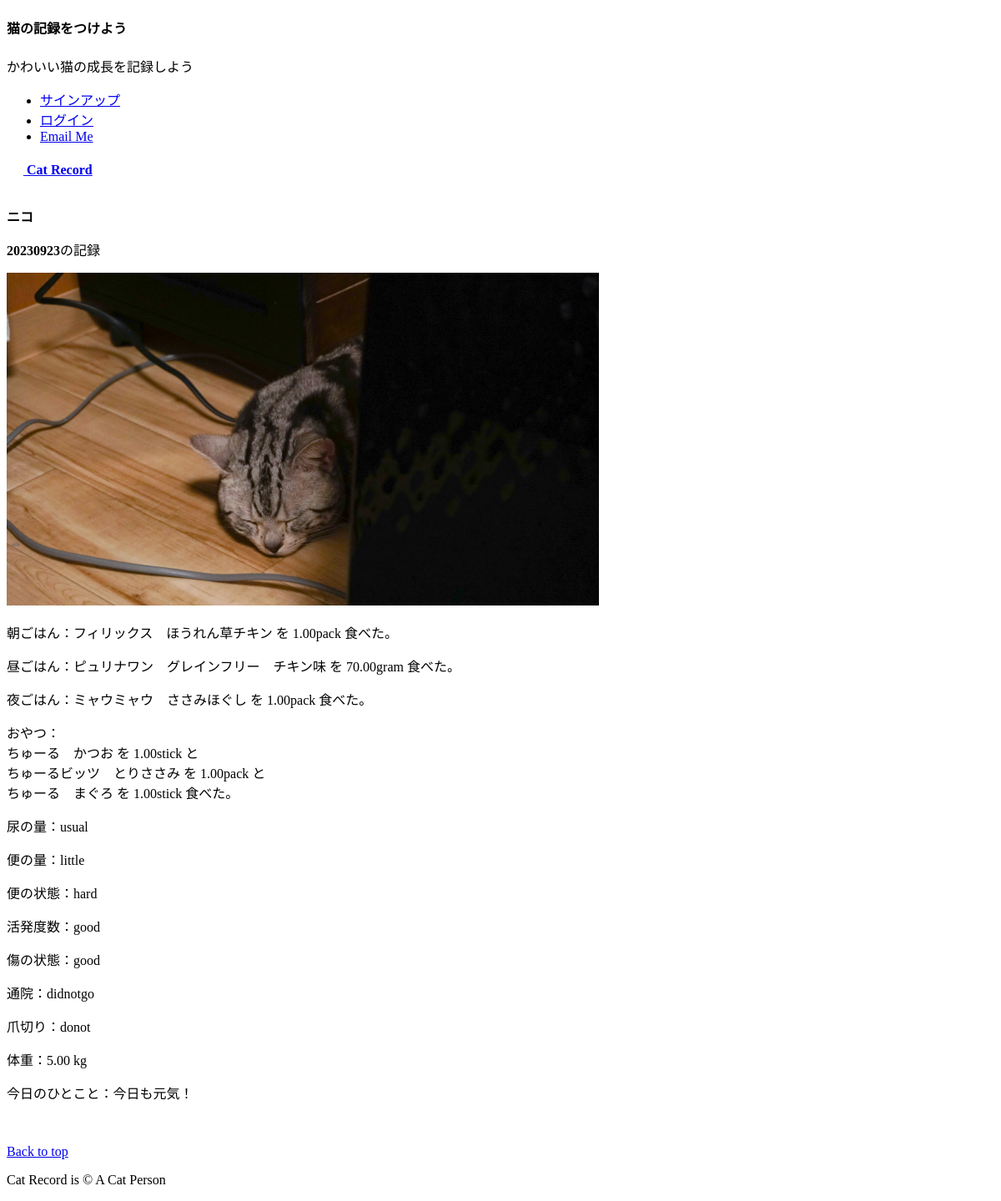
/record_detail/3, run on the app's committed database.
### record/models.py (models this page shows, shortened)
class ConditionRecord(models.Model):
    user=models.ForeignKey(
        CustomUser,
        verbose_name='ユーザー',
        on_delete=models.PROTECT
        )
    catname=models.ForeignKey(
        CatName,
        verbose_name='猫の名前',
        on_delete=models.PROTECT
        )
    UNIT=(('g','g'),
        ('袋', '袋'),
        ('本','本'),
        ('個','個'))
    AMOUNT=(('すごく多い','すごく多い'),
        ('多い','多い'),
        ('いつも通り','いつも通り'),
        ('少ない','少ない'),
        ('すごく少ない','すごく少ない'))
    SCONDITION=(('カチコチ','カチコチ'),
        ('カタ','カタ'),
        ('いつも通り','いつも通り'),
        ('ヤワ','ヤワ'),
        ('シャバシャバ','シャバシャバ'))
    CONDITION=(('すごく良い','すごく良い'),
        ('良い','良い'),
        ('変わらず','変わらず'),
        ('悪い','悪い'),
        ('すごく悪い','すごく悪い'))
    CLINIC=(('通院日','通院日'),
            ('通院なし','通院なし'))
    NAIL=(('爪を切った','爪を切った'),
        ('爪切ってない','爪切ってない'))
    date=models.IntegerField(
        verbose_name='記録日'                   #フィールドのタイトル
        )
    food_category_bf=models.ForeignKey(
        FoodCategory,
        verbose_name='朝ごはんの種類',
        on_delete=models.PROTECT,
        related_name='food_category_bf',
        blank=True,
        null=True
        )
    food_amount_bf=models.DecimalField(
        verbose_name='朝ごはんの量',              #フィールドのタイトル
        max_digits=5,
        decimal_places=2,
        blank=True,
        null=True
        )
    food_unit_bf=models.CharField(
        verbose_name='朝ごはんの量の単位',        #フィールドのタイトル
        max_length=50,                           #最大文字数は50文字
        choices=UNIT,                            #unitフィールドにはUNITの要素のみを登録
        blank=True,
        null=True
        )
    food_category_l=models.ForeignKey(
        FoodCategory,
        verbose_name='昼ごはんの種類',
        on_delete=models.PROTECT,
        related_name='food_category_l',
        blank=True,
        null=True
        )
    food_amount_l=models.DecimalField(
        verbose_name='昼ごはんの量',              #フィールドのタイトル
        max_digits=5,
        decimal_places=2,
        blank=True,
        null=True
        )
    food_unit_l=models.CharField(
        verbose_name='昼ごはんの量の単位',        #フィールドのタイトル
        max_length=50,                           #最大文字数は50文字
        choices=UNIT,                            #unitフィールドにはUNITの要素のみを登録
        blank=True,
        null=True
        )
    food_category_d=models.ForeignKey(
        FoodCategory,
        verbose_name='夕ごはんの種類',
        on_delete=models.PROTECT,
        related_name='food_category_d',
        blank=True,
        null=True
        )
    food_amount_d=models.DecimalField(
        verbose_name='夕ごはんの量',              #フィールドのタイトル
        max_digits=5,
        decimal_places=2,
        blank=True,
        null=True
        )
    food_unit_d=models.CharField(
        verbose_name='夕ごはんの量の単位',        #フィールドのタイトル
        max_length=50,                           #最大文字数は50文字
        choices=UNIT,                            #unitフィールドにはUNITの要素のみを登録
        blank=True,
        null=True,
        )
    snack_category_1=models.ForeignKey(
        SnackCategory,
        verbose_name='おやつ1の種類',
        on_delete=models.PROTECT,
        related_name='snack_category_1',
        blank=True,
        null=True
        )
    snack_amount_1=models.DecimalField(
        verbose_name='おやつ1の量',              #フィールドのタイトル
        max_digits=5,
        decimal_places=2,
        blank=True,
        null=True
        )
    snack_unit_1=models.CharField(
        verbose_name='おやつ1の量の単位',        #フィールドのタイトル
        max_length=50,                          #最大文字数は50文字
        choices=UNIT,                           #unitフィールドにはUNITの要素のみを登録
        blank=True,
        null=True
        )
    snack_category_2=models.ForeignKey(
        SnackCategory,
        verbose_name='おやつ2の種類',
        on_delete=models.PROTECT,
        related_name='snack_category_2',
        blank=True,
        null=True
        )
    snack_amount_2=models.DecimalField(
        verbose_name='おやつ2の量',      #フィールドのタイトル
        max_digits=5,
        decimal_places=2,
        blank=True,
        null=True
        )
    snack_unit_2=models.CharField(
        verbose_name='おやつ2の量の単位',        #フィールドのタイトル
        max_length=50,                          #最大文字数は50文字
        choices=UNIT,                           #unitフィールドにはUNITの要素のみを登録
        blank=True,
        null=True
        )
    snack_category_3=models.ForeignKey(
        SnackCategory,
        verbose_name='おやつ3の種類',
        on_delete=models.PROTECT,
        related_name='snack_category_3',
        blank=True,
        null=True
        )
    snack_amount_3=models.DecimalField(
        verbose_name='おやつ3の量',      #フィールドのタイトル
        max_digits=5,
        decimal_places=2,
        blank=True,
        null=True
        )
    snack_unit_3=models.CharField(
        verbose_name='おやつ3の量の単位',        #フィールドのタイトル
        max_length=50,                          #最大文字数は50文字
        choices=UNIT,                           #unitフィールドにはUNITの要素のみを登録
        blank=True,
        null=True
        )
    urine_amount=models.CharField(
        verbose_name='尿の量',           #フィールドのタイトル
        max_length=50,                   #最大文字数は50文字
        choices=AMOUNT                   #urine_amountフィールドにはAMOUNTの要素のみを登録
        )
    stool_amount=models.CharField(
        verbose_name='便の量',          #フィールドのタイトル
        max_length=50,                  #最大文字数は50文字
        choices=AMOUNT                  #stool_amountフィールドにはAMOUNTの要素のみを登録
        )
    stool_condition=models.CharField(
        verbose_name='便の状態',       #フィールドのタイトル
        max_length=50,                 #最大文字数は50文字
        choices=SCONDITION             #stool_conditionフィールドにはSCONDITIONの要素のみを登録
        )
    physical_condition=models.CharField(
        verbose_name='元気度数',       #フィールドのタイトル
        max_length=50,                 #最大文字数は50文字
        choices=CONDITION              #physical_conditionフィールドにはCONDITIONの要素のみを登録
        )
    damage=models.CharField(
        verbose_name='傷の状態',       #フィールドのタイトル
        max_length=50,                 #最大文字数は50文字
        choices=CONDITION              #damageフィールドにはCONDITIONの要素のみを登録
        )
    clinic=models.CharField(
        verbose_name='通院日',         #フィールドのタイトル
        max_length=50,                 #最大文字数は50文字
        choices=CLINIC                 #clinicフィールドにはCLINICの要素のみを登録
        )
    cut_nail=models.CharField(
        verbose_name='爪切り',         #フィールドのタイトル
        max_length=50,                 #最大文字数は50文字
        choices=NAIL                   #cut_nailフィールドにはNAILの要素のみを登録
        )
    weight=models.DecimalField(
        verbose_name='体重',            #フィールドのタイトル
        max_digits=5,
        decimal_places=2,
        blank=True,
        null=True
        )
    comment=models.TextField(
        verbose_name='その他',
        max_length=200,
        blank=True,
        null=True
        )
    image=models.ImageField(
        verbose_name='イメージ',
        upload_to='photos'
        )
    posted_at=models.DateTimeField(
        verbose_name='投稿日時',         #フィールドのタイトル
        auto_now_add=True                #日時を自動追加
        )

class CatName(models.Model):
    title=models.CharField(
        verbose_name='猫の名前',                      #フィールドのタイトル
        max_length=30)
    def __str__(self):
        return self.title

class FoodCategory(models.Model):
    title=models.CharField(
        verbose_name='ごはんの種類',                   #フィールドのタイトル
        max_length=50)
    def __str__(self):
        return self.title

class SnackCategory(models.Model):
    title=models.CharField(
        verbose_name='おやつの種類',                    #フィールドのタイトル
        max_length=50)
    def __str__(self):
        return self.title

### record/views.py (the view)
class DetailView(DetailView):
    template_name='detail.html'
    model=ConditionRecord

### record/templates/detail.html (shortened to what this page needs)
{% extends "base.html" %}
    {% block contents %}
    <br>
    <div class="container">
        <div class="row">
            <div class="col offset-3">
                <p><strong>{{object.catname}}</strong></p>
                <p><strong>{{object.date}}</strong>の記録</p>
                <p><img src="{{object.image.url}}" alt="今日の猫" width="60%" height="60%"></img></p>
                <p>朝ごはん：{{object.food_category_bf}} を {{object.food_amount_bf}}{{object.food_unit_bf}} 食べた。</p>
                <p>昼ごはん：{{object.food_category_l}} を {{object.food_amount_l}}{{object.food_unit_l}} 食べた。</p>
                <p>夜ごはん：{{object.food_category_d}} を {{object.food_amount_d}}{{object.food_unit_d}} 食べた。</p>
                <p>おやつ：<br>
                        {{object.snack_category_1}} を {{object.snack_amount_1}}{{object.snack_unit_1}} と<br>
                        {{object.snack_category_2}} を {{object.snack_amount_2}}{{object.snack_unit_2}} と<br>
                        {{object.snack_category_3}} を {{object.snack_amount_3}}{{object.snack_unit_3}} 食べた。</p>
                <p>尿の量：{{object.urine_amount}}</p>
                <p>便の量：{{object.stool_amount}}</p>
                <p>便の状態：{{object.stool_condition}}</p>
                <p>活発度数：{{object.physical_condition}}</p>
                <p>傷の状態：{{object.damage}}</p>
                <p>通院：{{object.clinic}}</p>
                <p>爪切り：{{object.cut_nail}}</p>
                <p>体重：{{object.weight}} kg</p>
                <p>今日のひとこと：{{object.comment}}</p>
                <br>
            </div>
        </div>
    </div>
    {% endblock %}

### data on the page
ConditionRecord: catname "ニコ", date "20230923", image (picture), food_category_bf "フィリックス ほうれん草チキン", food_amount_bf "1.00", food_unit_bf "pack", food_category_l "ピュリナワン グレインフリー チキン味", food_amount_l "70.00", food_unit_l "gram", food_category_d "ミャウミャウ ささみほぐし", food_amount_d "1.00", food_unit_d "pack", snack_category_1 "ちゅーる かつお", snack_amount_1 "1.00", snack_unit_1 "stick", snack_category_2 "ちゅーるビッツ とりささみ", snack_amount_2 "1.00", snack_unit_2 "pack", snack_category_3 "ちゅーる まぐろ", snack_amount_3 "1.00", snack_unit_3 "stick", urine_amount "usual", stool_amount "little", stool_condition "hard", physical_condition "good", damage "good", clinic "didnotgo", cut_nail "donot", weight "5.00", comment "今日も元気！"
